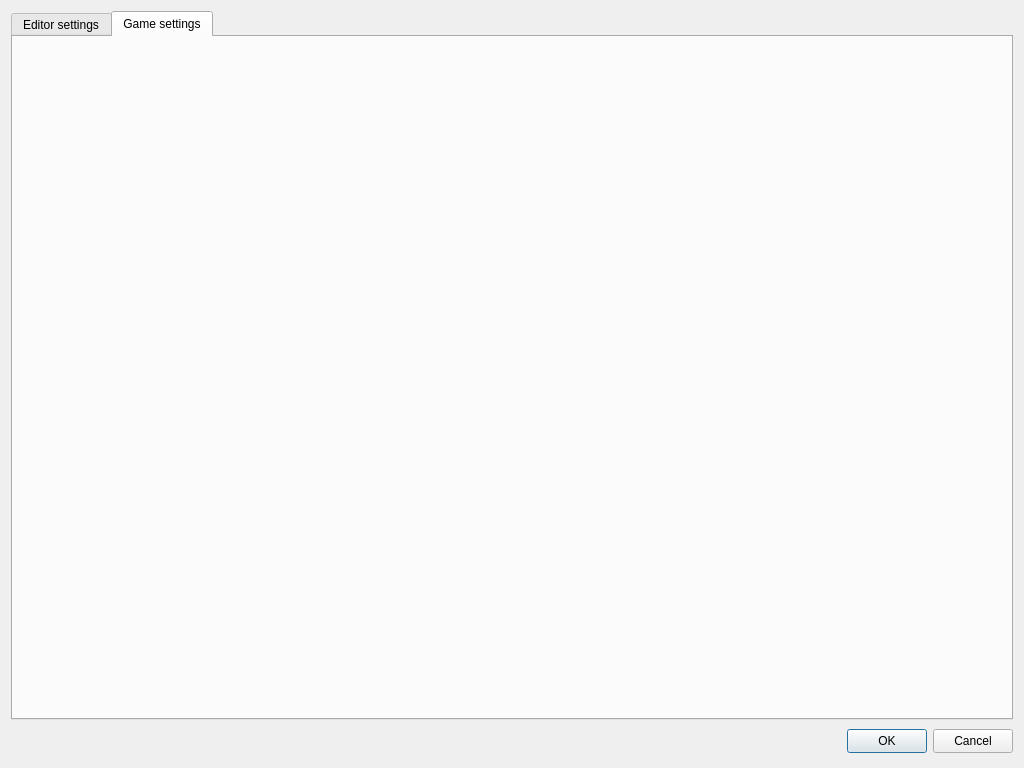
<?xml version="1.0" encoding="UTF-8"?>
<ui version="4.0">
 <class>V3DEdSettingsViewClass</class>
 <widget class="QDialog" name="V3DEdSettingsViewClass">
  <property name="geometry">
   <rect>
    <x>0</x>
    <y>0</y>
    <width>1024</width>
    <height>768</height>
   </rect>
  </property>
  <property name="minimumSize">
   <size>
    <width>1024</width>
    <height>768</height>
   </size>
  </property>
  <property name="windowTitle">
   <string>V3DEditor - Settings</string>
  </property>
  <property name="sizeGripEnabled">
   <bool>false</bool>
  </property>
  <property name="modal">
   <bool>true</bool>
  </property>
  <layout class="QGridLayout" name="gridLayout">
   <item row="0" column="0">
    <widget class="QTabWidget" name="tabSettings">
     <property name="currentIndex">
      <number>1</number>
     </property>
     <widget class="QWidget" name="tabPageEditorSettings">
      <attribute name="title">
       <string>Editor settings</string>
      </attribute>
     </widget>
     <widget class="QWidget" name="tabPageGameSettings">
      <attribute name="title">
       <string>Game settings</string>
      </attribute>
     </widget>
    </widget>
   </item>
   <item row="1" column="0">
    <layout class="QHBoxLayout">
     <property name="spacing">
      <number>6</number>
     </property>
     <property name="margin" stdset="0">
      <number>0</number>
     </property>
     <item>
      <spacer>
       <property name="orientation">
        <enum>Qt::Horizontal</enum>
       </property>
       <property name="sizeHint" stdset="0">
        <size>
         <width>131</width>
         <height>31</height>
        </size>
       </property>
      </spacer>
     </item>
     <item>
      <widget class="QPushButton" name="btnOK">
       <property name="minimumSize">
        <size>
         <width>75</width>
         <height>24</height>
        </size>
       </property>
       <property name="text">
        <string>OK</string>
       </property>
      </widget>
     </item>
     <item>
      <widget class="QPushButton" name="btnCancel">
       <property name="minimumSize">
        <size>
         <width>75</width>
         <height>24</height>
        </size>
       </property>
       <property name="text">
        <string>Cancel</string>
       </property>
      </widget>
     </item>
    </layout>
   </item>
  </layout>
 </widget>
 <resources/>
 <connections>
  <connection>
   <sender>btnOK</sender>
   <signal>clicked()</signal>
   <receiver>V3DEdSettingsViewClass</receiver>
   <slot>accept()</slot>
   <hints>
    <hint type="sourcelabel">
     <x>278</x>
     <y>253</y>
    </hint>
    <hint type="destinationlabel">
     <x>96</x>
     <y>254</y>
    </hint>
   </hints>
  </connection>
  <connection>
   <sender>btnCancel</sender>
   <signal>clicked()</signal>
   <receiver>V3DEdSettingsViewClass</receiver>
   <slot>reject()</slot>
   <hints>
    <hint type="sourcelabel">
     <x>369</x>
     <y>253</y>
    </hint>
    <hint type="destinationlabel">
     <x>179</x>
     <y>282</y>
    </hint>
   </hints>
  </connection>
 </connections>
</ui>
